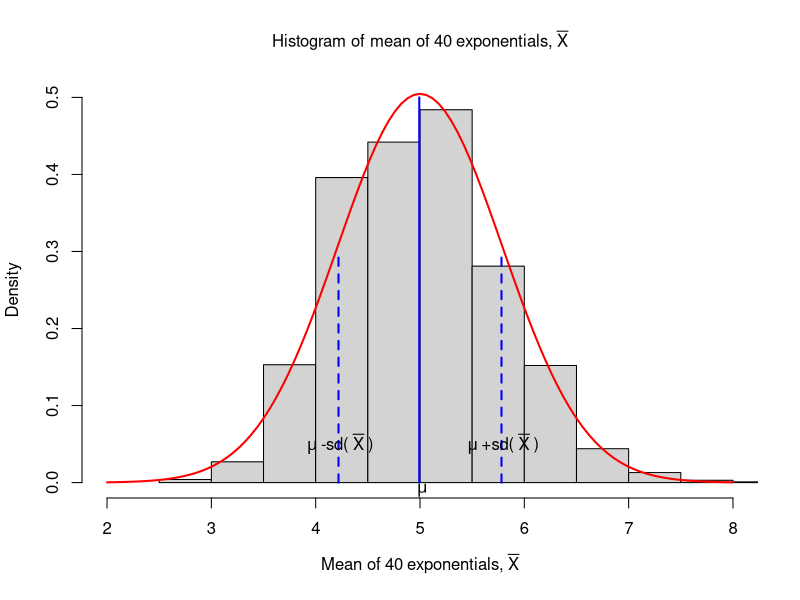

Write R code to recreate this figure.
## ---- chunk 1

##
## Exponential distribution of rate 1/lambda : mean = 1/lambda, std = 1/lambda
##

rate <- 0.2     # rate parameter of exponential distribution (lambda) 
n <- 40         # number of exponential variables for averaging
nsim <- 2000    # number of simulations
mu <- 1/rate    # mean of the exponential variable
sd <- 1/rate    # standard deviation of the exponential variable

x1 <- matrix(rexp(n*nsim, rate), nrow = n)  # matrix of 40x1000 of exponentials
y <- colMeans(x1)   # vector containing 'nsim' average of 'n' exponentials 

## ---- chunk 2
require(plyr)

#, fig.width = 5, fig.height = 4}

## Plot the histogram of the sample mean 
## Overlay a normal curve with mean =5 and std. deviation = se for comparison 
##
se=sd(y)
hist(y, xlab=bquote("Mean of"~.(n)~"exponentials,"~bar(X)), 
     main=bquote("Histogram of mean of"~.(n)~ "exponentials,"~bar(X)), 
     ylim=c(0, 0.5), xlim=c(2,8),
     probability = T, cex.main=1)
curve(dnorm(x, mu, sd/sqrt(n)), add=T, col="red", lwd=2)
lines(c(5-se, 5-se, 5-se), c(0, 0.1, 0.3), col="blue", lwd=2, lty=2)
lines(c(5+se, 5+se, 5+se), c(0, 0.1, 0.3), col="blue", lwd=2, lty=2)
lines(rep(mean(y), 2), c(0,0.5), col="blue", lwd=2)
text(5,-0.01, ~mu, cex=1)
text(5-se, 0.05, ~mu~"-sd("~bar(X)~")", cex = 1)
text(5+se, 0.05, ~mu~"+sd("~bar(X)~")", cex=1)
